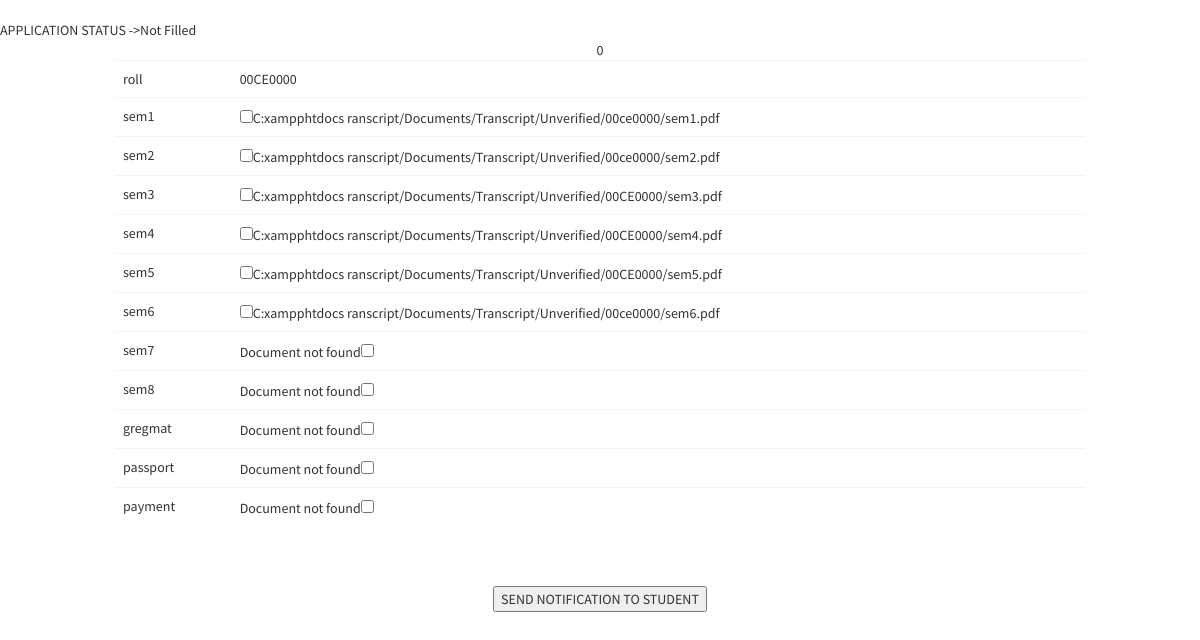
The page /admin_old/view_checklist.php (signed in) on the database its author committed.
### tables this page shows
CREATE TABLE `current_status` (
  `roll` varchar(10) NOT NULL,
  `status` int(11) NOT NULL
);

CREATE TABLE `student_documents` (
  `roll` varchar(10) NOT NULL,
  `sem1` varchar(300) DEFAULT NULL,
  `sem2` varchar(300) DEFAULT NULL,
  `sem3` varchar(300) DEFAULT NULL,
  `sem4` varchar(300) DEFAULT NULL,
  `sem5` varchar(300) DEFAULT NULL,
  `sem6` varchar(300) DEFAULT NULL,
  `sem7` varchar(300) DEFAULT NULL,
  `sem8` varchar(300) DEFAULT NULL,
  `gregmat` varchar(300) DEFAULT NULL,
  `passport` varchar(300) DEFAULT NULL,
  `payment` varchar(300) DEFAULT NULL
);

### admin_old/view_checklist.php (the view, shortened to what this page needs)
<!doctype html>
<html>
<head>
</head>
<body>
<?php
include ('header_admin.php');
if(!isset($_SESSION['roll']))
{
	if(isset($_POST['checklist']))
	$roll = $_POST['roll'];
}
else
	$roll = $_SESSION['roll'];
$status_array = array('Not Filled', 'Pending for Verification', 'Verified');
$sql_status = "SELECT * FROM current_status WHERE roll='$roll'";
$res_status = mysql_query($sql_status);
$row_status = mysql_fetch_array($res_status);
if(mysql_num_rows($res_status) < 1)
{
	echo "<script>alert('NO SUCH APPLICATION FOUND');</script>";
	echo "<script>
			window.location = 'check_docs.php';
		</script>";
}
else
{
echo "<br> APPLICATION STATUS ->".$status_array[$row_status['status']];
$sql = "SELECT * FROM student_documents WHERE roll = '$roll'";
$res = mysql_query($sql);
$row = mysql_fetch_array($res);
$cols = 12;
$fields[] = array();
for($i=0; $i<$cols; $i++)
{
		$fields[$i] = mysql_field_name($res, $i);
}
?>
<form action="" method="POST">
<center><div class="table-responsive col-md-10 col-md-offset-1" >
<table  class="table">
<?php
for($i=0; $i<$cols; $i++)
{
	echo
	"<tr>
		<td>";
			echo $fields[$i];
	echo"
		</td>
		<td>";
			if($row[$i]==NULL || $row[$i]=='')
			{
				echo "Document not found";
				echo "<input type='checkbox' name='chkbox_".$i."' >".$row[$i];
			}
			else if($i == 0)
				echo $roll;
			else if($i != 0)
				echo "<input type='checkbox' name='chkbox_".$i."' >".$row[$i];
	echo"
		</td>
	</tr>";
}
echo "</table><br><br></div>";
echo "<input type='submit' class='button' value='SEND NOTIFICATION TO STUDENT' name='send_email'>";
echo "</form><center>";
}
?>
</body>
</html>

### rows shown on the page
current_status: status "Not Filled"
student_documents: sem1 "C:xampphtdocs ranscript/Documents/Transcript/Unverified/00ce0000/sem1.pdf", sem2 "C:xampphtdocs ranscript/Documents/Transcript/Unverified/00ce0000/sem2.pdf", sem3 "C:xampphtdocs ranscript/Documents/Transcript/Unverified/00CE0000/sem3.pdf", sem4 "C:xampphtdocs ranscript/Documents/Transcript/Unverified/00CE0000/sem4.pdf", sem5 "C:xampphtdocs ranscript/Documents/Transcript/Unverified/00CE0000/sem5.pdf", sem6 "C:xampphtdocs ranscript/Documents/Transcript/Unverified/00ce0000/sem6.pdf"

### other values the page prints
$fields[$i] "roll"
$fields[$i] "sem1"
$fields[$i] "sem2"
$fields[$i] "sem3"
$fields[$i] "sem4"
$fields[$i] "sem5"
$fields[$i] "sem6"
$fields[$i] "sem7"
$fields[$i] "sem8"
$fields[$i] "gregmat"
$fields[$i] "passport"
$fields[$i] "payment"
